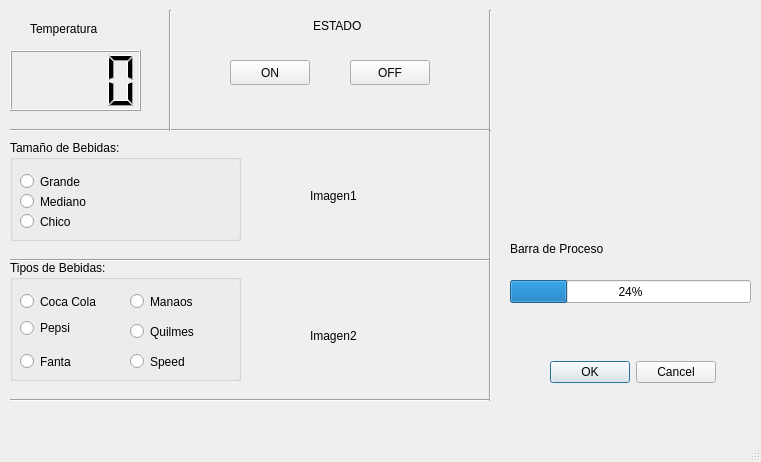
<?xml version="1.0" encoding="UTF-8"?>
<ui version="4.0">
 <class>MainWindow</class>
 <widget class="QMainWindow" name="MainWindow">
  <property name="geometry">
   <rect>
    <x>0</x>
    <y>0</y>
    <width>761</width>
    <height>462</height>
   </rect>
  </property>
  <property name="windowTitle">
   <string>Dispensador</string>
  </property>
  <widget class="QWidget" name="centralwidget">
   <widget class="QGroupBox" name="groupBox">
    <property name="geometry">
     <rect>
      <x>10</x>
      <y>260</y>
      <width>231</width>
      <height>121</height>
     </rect>
    </property>
    <property name="title">
     <string>Tipos de Bebidas:</string>
    </property>
    <widget class="QRadioButton" name="radioButton_4">
     <property name="geometry">
      <rect>
       <x>10</x>
       <y>30</y>
       <width>96</width>
       <height>23</height>
      </rect>
     </property>
     <property name="text">
      <string>Coca Cola</string>
     </property>
    </widget>
    <widget class="QRadioButton" name="radioButton_5">
     <property name="geometry">
      <rect>
       <x>10</x>
       <y>60</y>
       <width>96</width>
       <height>16</height>
      </rect>
     </property>
     <property name="text">
      <string>Pepsi</string>
     </property>
    </widget>
    <widget class="QRadioButton" name="radioButton_6">
     <property name="geometry">
      <rect>
       <x>10</x>
       <y>90</y>
       <width>96</width>
       <height>23</height>
      </rect>
     </property>
     <property name="text">
      <string>Fanta</string>
     </property>
    </widget>
    <widget class="QRadioButton" name="radioButton_7">
     <property name="geometry">
      <rect>
       <x>120</x>
       <y>30</y>
       <width>96</width>
       <height>23</height>
      </rect>
     </property>
     <property name="text">
      <string>Manaos</string>
     </property>
    </widget>
    <widget class="QRadioButton" name="radioButton_8">
     <property name="geometry">
      <rect>
       <x>120</x>
       <y>60</y>
       <width>96</width>
       <height>23</height>
      </rect>
     </property>
     <property name="text">
      <string>Quilmes</string>
     </property>
    </widget>
    <widget class="QRadioButton" name="radioButton_9">
     <property name="geometry">
      <rect>
       <x>120</x>
       <y>90</y>
       <width>96</width>
       <height>23</height>
      </rect>
     </property>
     <property name="text">
      <string>Speed</string>
     </property>
    </widget>
   </widget>
   <widget class="QLabel" name="Imagen1">
    <property name="geometry">
     <rect>
      <x>310</x>
      <y>140</y>
      <width>151</width>
      <height>111</height>
     </rect>
    </property>
    <property name="text">
     <string>Imagen1</string>
    </property>
   </widget>
   <widget class="QProgressBar" name="progressBar">
    <property name="geometry">
     <rect>
      <x>510</x>
      <y>280</y>
      <width>241</width>
      <height>23</height>
     </rect>
    </property>
    <property name="value">
     <number>24</number>
    </property>
   </widget>
   <widget class="QDialogButtonBox" name="buttonBox">
    <property name="geometry">
     <rect>
      <x>550</x>
      <y>360</y>
      <width>166</width>
      <height>25</height>
     </rect>
    </property>
    <property name="standardButtons">
     <set>QDialogButtonBox::Cancel|QDialogButtonBox::Ok</set>
    </property>
   </widget>
   <widget class="QGroupBox" name="groupBox_2">
    <property name="geometry">
     <rect>
      <x>10</x>
      <y>140</y>
      <width>231</width>
      <height>101</height>
     </rect>
    </property>
    <property name="title">
     <string>Tamaño de Bebidas:</string>
    </property>
    <widget class="QRadioButton" name="radioButton_2">
     <property name="geometry">
      <rect>
       <x>10</x>
       <y>30</y>
       <width>96</width>
       <height>23</height>
      </rect>
     </property>
     <property name="text">
      <string>Grande</string>
     </property>
    </widget>
    <widget class="QRadioButton" name="radioButton">
     <property name="geometry">
      <rect>
       <x>10</x>
       <y>50</y>
       <width>96</width>
       <height>23</height>
      </rect>
     </property>
     <property name="text">
      <string>Mediano</string>
     </property>
    </widget>
    <widget class="QRadioButton" name="radioButton_3">
     <property name="geometry">
      <rect>
       <x>10</x>
       <y>70</y>
       <width>96</width>
       <height>23</height>
      </rect>
     </property>
     <property name="text">
      <string>Chico</string>
     </property>
    </widget>
   </widget>
   <widget class="QLabel" name="Imagen2">
    <property name="geometry">
     <rect>
      <x>310</x>
      <y>280</y>
      <width>141</width>
      <height>111</height>
     </rect>
    </property>
    <property name="text">
     <string>Imagen2</string>
    </property>
   </widget>
   <widget class="Line" name="line">
    <property name="geometry">
     <rect>
      <x>10</x>
      <y>250</y>
      <width>481</width>
      <height>20</height>
     </rect>
    </property>
    <property name="orientation">
     <enum>Qt::Horizontal</enum>
    </property>
   </widget>
   <widget class="Line" name="line_2">
    <property name="geometry">
     <rect>
      <x>10</x>
      <y>390</y>
      <width>481</width>
      <height>20</height>
     </rect>
    </property>
    <property name="orientation">
     <enum>Qt::Horizontal</enum>
    </property>
   </widget>
   <widget class="QLabel" name="label_3">
    <property name="geometry">
     <rect>
      <x>510</x>
      <y>240</y>
      <width>141</width>
      <height>17</height>
     </rect>
    </property>
    <property name="text">
     <string>Barra de Proceso</string>
    </property>
   </widget>
   <widget class="Line" name="line_3">
    <property name="geometry">
     <rect>
      <x>480</x>
      <y>130</y>
      <width>20</width>
      <height>271</height>
     </rect>
    </property>
    <property name="orientation">
     <enum>Qt::Vertical</enum>
    </property>
   </widget>
   <widget class="QLCDNumber" name="lcdNumber">
    <property name="geometry">
     <rect>
      <x>10</x>
      <y>50</y>
      <width>131</width>
      <height>61</height>
     </rect>
    </property>
    <property name="digitCount">
     <number>4</number>
    </property>
   </widget>
   <widget class="QLabel" name="label_4">
    <property name="geometry">
     <rect>
      <x>30</x>
      <y>20</y>
      <width>81</width>
      <height>17</height>
     </rect>
    </property>
    <property name="text">
     <string>Temperatura</string>
    </property>
   </widget>
   <widget class="Line" name="line_4">
    <property name="geometry">
     <rect>
      <x>10</x>
      <y>120</y>
      <width>481</width>
      <height>20</height>
     </rect>
    </property>
    <property name="orientation">
     <enum>Qt::Horizontal</enum>
    </property>
   </widget>
   <widget class="Line" name="line_5">
    <property name="geometry">
     <rect>
      <x>160</x>
      <y>10</y>
      <width>20</width>
      <height>121</height>
     </rect>
    </property>
    <property name="orientation">
     <enum>Qt::Vertical</enum>
    </property>
   </widget>
   <widget class="Line" name="line_6">
    <property name="geometry">
     <rect>
      <x>480</x>
      <y>10</y>
      <width>20</width>
      <height>121</height>
     </rect>
    </property>
    <property name="orientation">
     <enum>Qt::Vertical</enum>
    </property>
   </widget>
   <widget class="QLabel" name="label_5">
    <property name="geometry">
     <rect>
      <x>313</x>
      <y>10</y>
      <width>71</width>
      <height>31</height>
     </rect>
    </property>
    <property name="text">
     <string>ESTADO</string>
    </property>
   </widget>
   <widget class="QPushButton" name="pushButton">
    <property name="geometry">
     <rect>
      <x>230</x>
      <y>60</y>
      <width>80</width>
      <height>25</height>
     </rect>
    </property>
    <property name="text">
     <string>ON</string>
    </property>
   </widget>
   <widget class="QPushButton" name="pushButton_2">
    <property name="geometry">
     <rect>
      <x>350</x>
      <y>60</y>
      <width>80</width>
      <height>25</height>
     </rect>
    </property>
    <property name="text">
     <string>OFF</string>
    </property>
   </widget>
  </widget>
  <widget class="QMenuBar" name="menubar">
   <property name="geometry">
    <rect>
     <x>0</x>
     <y>0</y>
     <width>761</width>
     <height>22</height>
    </rect>
   </property>
  </widget>
  <widget class="QStatusBar" name="statusbar"/>
 </widget>
 <resources/>
 <connections/>
</ui>
